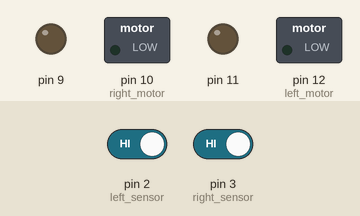
A sketch run on a simulated Arduino Uno, built with avr-gcc and run on an emulated ATmega328P. On the bench: switched loads named in the sketch (green lamp = pin HIGH), output pins drawn as LEDs (lit = HIGH). The test bench sets the inputs (shaded band); at power-on: pin 2 (left_sensor) HIGH, pin 3 (right_sensor) HIGH.

Above: at 1.2 s.
1.3 s: pin 2 (left_sensor) driven LOW
At 2.5 s:
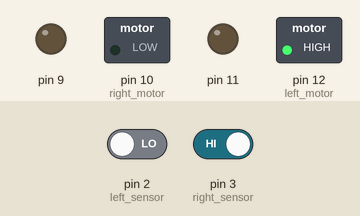
2.8 s: pin 3 (right_sensor) driven LOW
At 3.7 s:
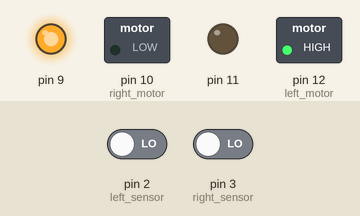
4.3 s: pin 2 (left_sensor) driven HIGH
At 4.8 s:
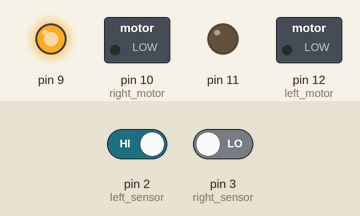
5.8 s: pin 3 (right_sensor) driven HIGH
At 7.2 s:
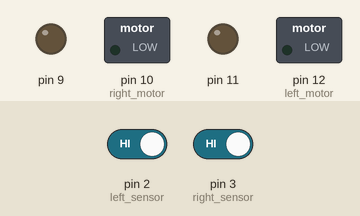
Timing chart, 0 to 8.3 s (numbered marks = the images above; inputs shaded):
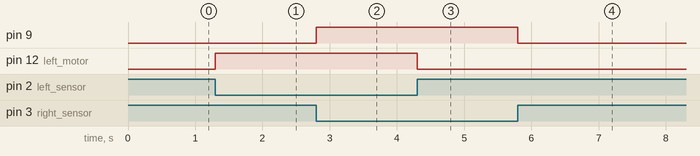

The sketch:

code2.ino
```cpp
void setup() {
  pinMode(9, OUTPUT); pinMode(10, OUTPUT); // right motor
  pinMode(11, OUTPUT); pinMode(12, OUTPUT); // left motor
  pinMode(2, INPUT); // left sensor
  pinMode(3, INPUT); // right sensor
}
void loop() {
  if((digitalRead(2)==0)&&(digitalRead(3)==0)){  // forward
    digitalWrite(9,1);digitalWrite(10,0);
    digitalWrite(11,0);digitalWrite(12,1);
  } else if ((digitalRead(2)==1)&&(digitalRead(3)==0)){ // left
    digitalWrite(9,1);digitalWrite(10,0);
    digitalWrite(11,0);digitalWrite(12,0);
  } else if ((digitalRead(2)==0)&&(digitalRead(3)==1)){ // right
    digitalWrite(9,0);digitalWrite(10,0);
    digitalWrite(11,0);digitalWrite(12,1);
  } else if ((digitalRead(2)==1)&&(digitalRead(3)==1)){ // stop
    digitalWrite(9,0);digitalWrite(10,0);
    digitalWrite(11,0);digitalWrite(12,0);
  }
}
```

Measured:
- after the input at 1.3 s, pin 12 (left_motor): LOW → HIGH at once
- after the input at 2.8 s, pin 9: LOW → HIGH at once
- after the input at 4.3 s, pin 12 (left_motor): HIGH → LOW at once
- after the input at 5.8 s, pin 9: HIGH → LOW at once
